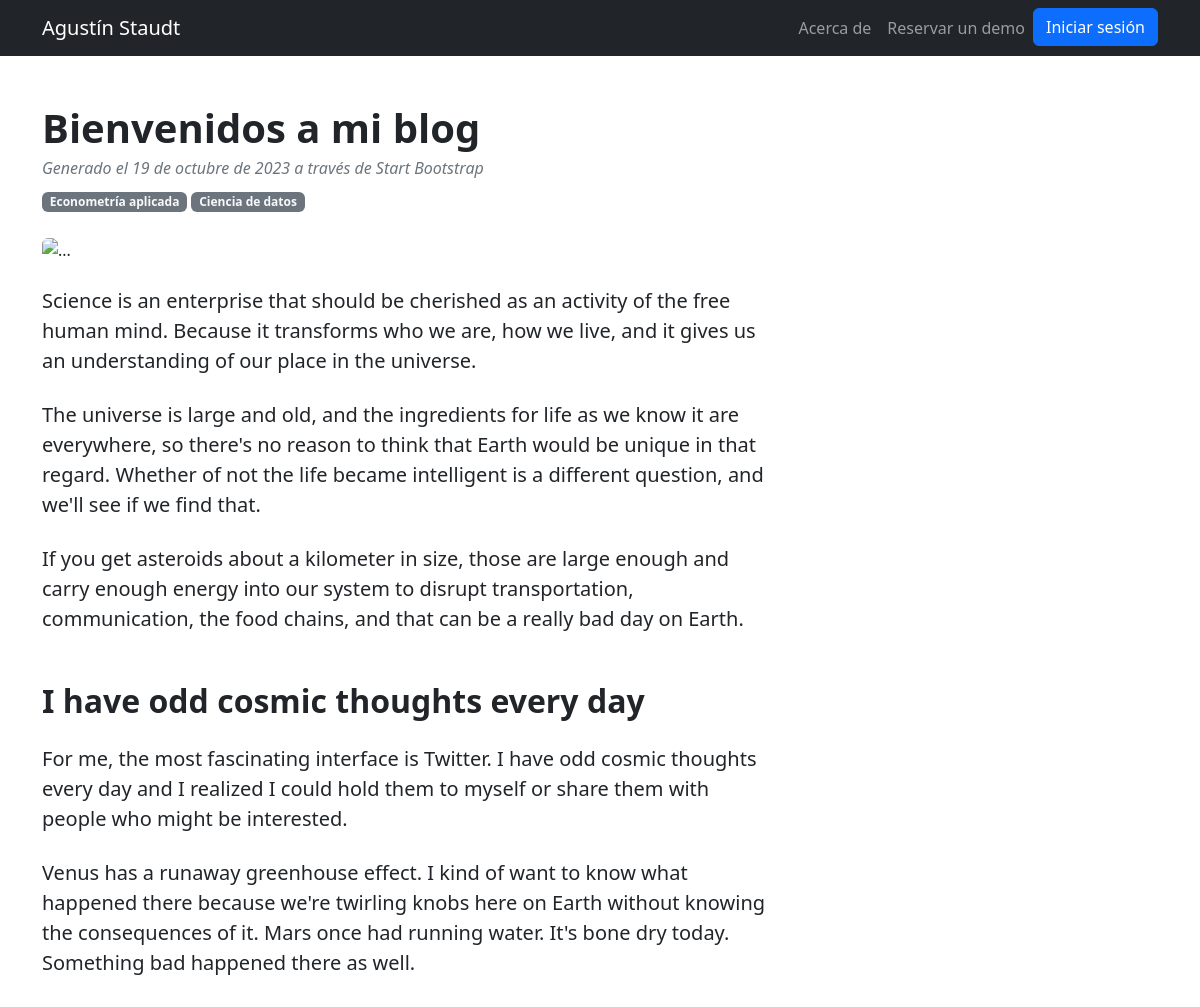
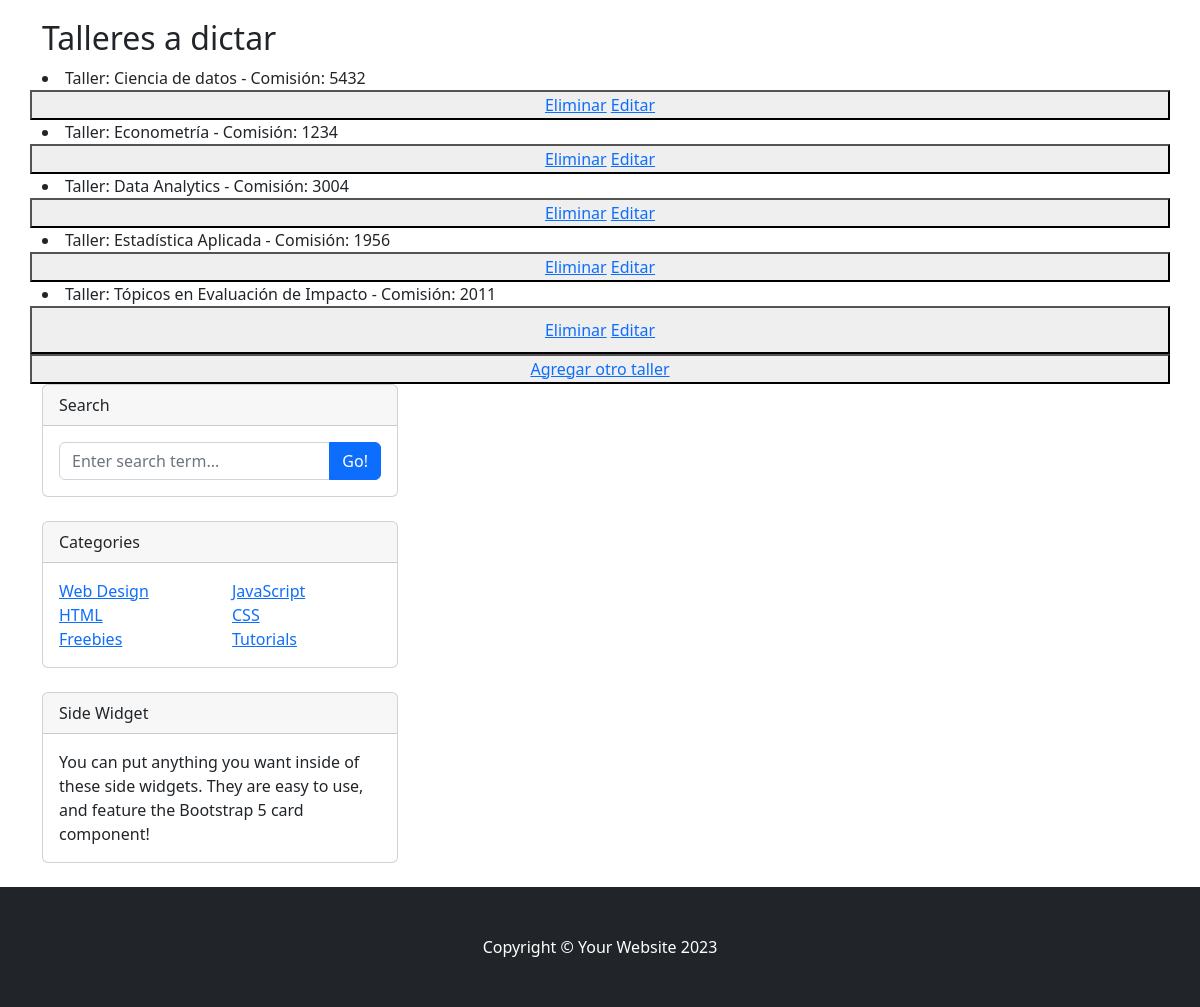
Page /app/eliminarTalleres/6/ on the committed database (2 pictures, top to bottom).
### AppBlog/models.py (models this page shows)
class Taller(models.Model):
    taller = models.CharField(max_length=40, default='Otros')
    comision = models.CharField(max_length=40, default='1234')
    def __str__(self):
        return f"Taller: {self.taller} - Comisión: {self.comision}"

### AppBlog/views.py (the view)
# urls.py: path('eliminarTalleres/<int:taller_id>/', views.eliminarTalleres, name="EliminarTalleres"),
def eliminarTalleres(request, taller_id):
    talleres = Taller.objects.get(id=int(taller_id))
    talleres.delete()
    talleres = Taller.objects.all() # trae todos los profesores
    contexto = {"talleres": talleres}
    return leerTalleres(request)

### AppBlog/views.py (called while the page is built)
def leerTalleres(request):
      talleres = Taller.objects.all() #trae todos los profesores
      contexto= {"talleres":talleres}
      return render(request, "AppBlog/leerTalleres.html",contexto)

### AppBlog/templates/AppBlog/leerTalleres.html (shortened to what this page needs)
{% extends 'AppBlog/base.html' %}
{% load static %}
{% block main %}
<div class="container mt-5">
    <div class="row">
        <div class="col-lg-8">
            <article>
                <header class="mb-4">
                    <h1 class="fw-bolder mb-1">Bienvenidos a mi blog</h1>
                    <div class="text-muted fst-italic mb-2">Generado el 19 de octubre de 2023 a través de Start Bootstrap</div>
                    <a class="badge bg-secondary text-decoration-none link-light" href="#!">Econometría aplicada</a>
                    <a class="badge bg-secondary text-decoration-none link-light" href="#!">Ciencia de datos</a>
                </header>
                <figure class="mb-4"><img class="img-fluid rounded" src="https://noticiasenlafrontera.net/wp-content/uploads/2022/10/AURERA.jpg" alt="..." /></figure>
                <section class="mb-5">
                    <p class="fs-5 mb-4">Science is an enterprise that should be cherished as an activity of the free human mind. Because it transforms who we are, how we live, and it gives us an understanding of our place in the universe.</p>
                    <p class="fs-5 mb-4">The universe is large and old, and the ingredients for life as we know it are everywhere, so there's no reason to think that Earth would be unique in that regard. Whether of not the life became intelligent is a different question, and we'll see if we find that.</p>
                    <p class="fs-5 mb-4">If you get asteroids about a kilometer in size, those are large enough and carry enough energy into our system to disrupt transportation, communication, the food chains, and that can be a really bad day on Earth.</p>
                    <h2 class="fw-bolder mb-4 mt-5">I have odd cosmic thoughts every day</h2>
                    <p class="fs-5 mb-4">For me, the most fascinating interface is Twitter. I have odd cosmic thoughts every day and I realized I could hold them to myself or share them with people who might be interested.</p>
                    <p class="fs-5 mb-4">Venus has a runaway greenhouse effect. I kind of want to know what happened there because we're twirling knobs here on Earth without knowing the consequences of it. Mars once had running water. It's bone dry today. Something bad happened there as well.</p>
                </section>
            </article>
        </div>
        <h2>Talleres a dictar</h2>
        {% for p in talleres %}
            <li>{{p}}</li>
                <button>
                    <a href="{% url 'EliminarTalleres' p.id %}">Eliminar</a>
                    <a href="{% url 'EditarTaller' p.id %}">Editar</a>
                </button>
        {% endfor %}
        <br>
        <br>
        <button>
            <a href="talleres">Agregar otro taller</a>
        </button>
        <div class="col-lg-4">
            <div class="card mb-4">
                <div class="card-header">Search</div>
                <div class="card-body">
                    <div class="input-group">
                        <input class="form-control" type="text" placeholder="Enter search term..." aria-label="Enter search term..." aria-describedby="button-search" />
                        <button class="btn btn-primary" id="button-search" type="button">Go!</button>
                    </div>
                </div>
            </div>
            <div class="card mb-4">
                <div class="card-header">Categories</div>
                <div class="card-body">
                    <div class="row">
                        <div class="col-sm-6">
                            <ul class="list-unstyled mb-0">
                                <li><a href="#!">Web Design</a></li>
                                <li><a href="#!">HTML</a></li>
                                <li><a href="#!">Freebies</a></li>
                            </ul>
                        </div>
                        <div class="col-sm-6">
                            <ul class="list-unstyled mb-0">
                                <li><a href="#!">JavaScript</a></li>
                                <li><a href="#!">CSS</a></li>
                                <li><a href="#!">Tutorials</a></li>
                            </ul>
                        </div>
                    </div>
                </div>
            </div>
            <div class="card mb-4">
                <div class="card-header">Side Widget</div>
                <div class="card-body">You can put anything you want inside of these side widgets. They are easy to use, and feature the Bootstrap 5 card component!</div>
            </div>
        </div>
    </div>
</div>
{% endblock main %}

### rows in the picture
Taller: taller+comision "Taller: Ciencia de datos - Comisión: 5432"
Taller: taller+comision "Taller: Econometría - Comisión: 1234"
Taller: taller+comision "Taller: Data Analytics - Comisión: 3004"
Taller: taller+comision "Taller: Estadística Aplicada - Comisión: 1956"
Taller: taller+comision "Taller: Tópicos en Evaluación de Impacto - Comisión: 2011"
